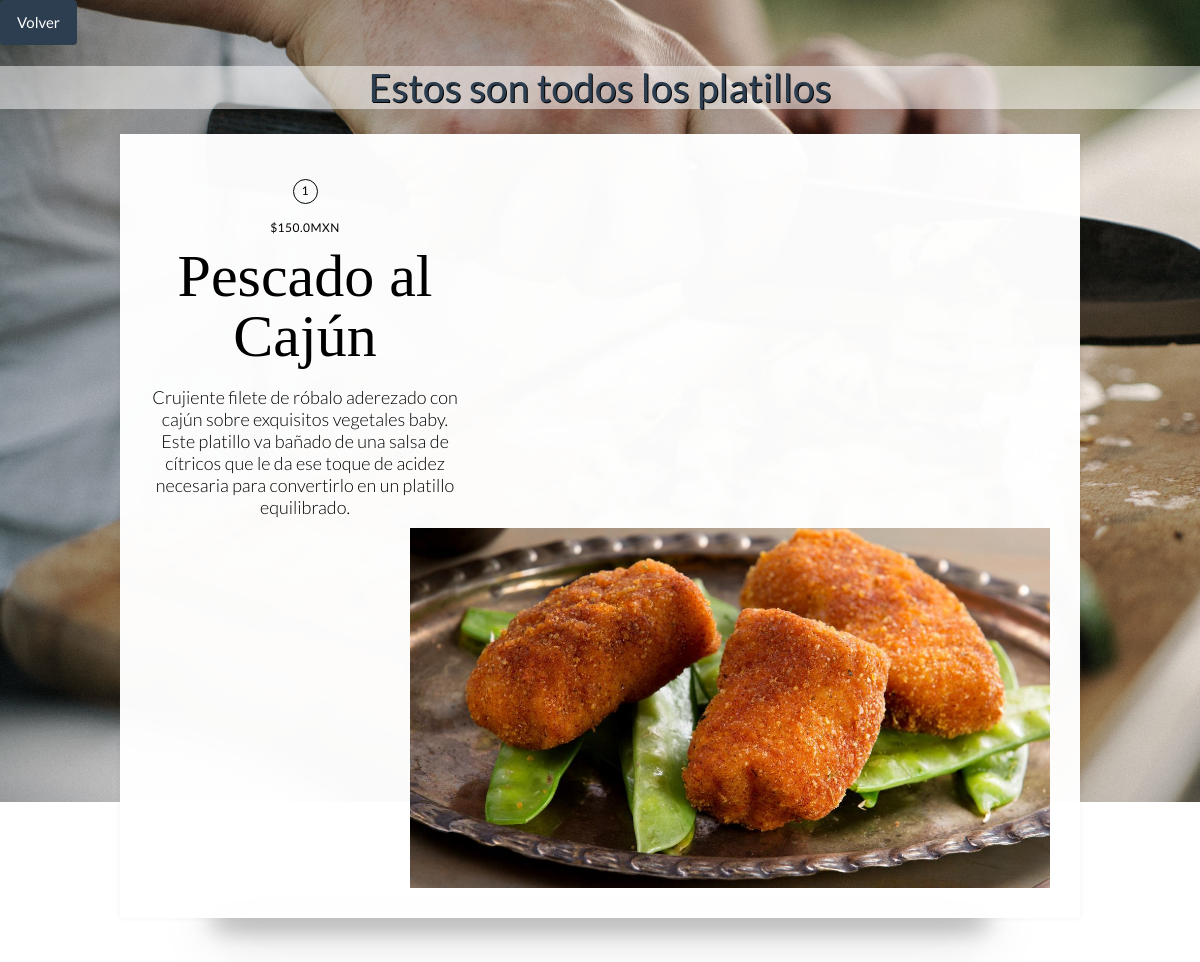
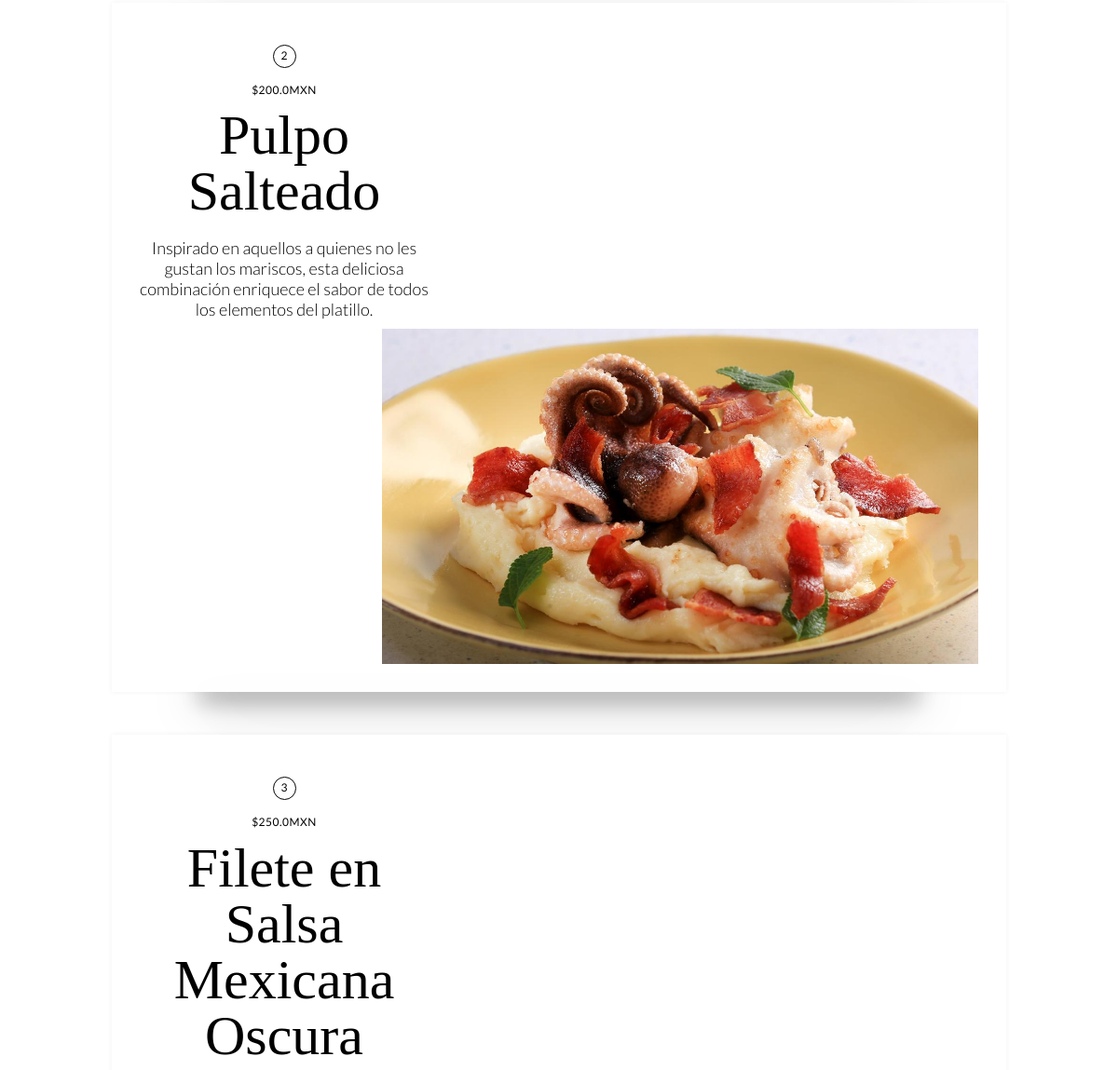
/platillo/ver (upper part), run on an earlier commit of the app's database (2 pictures, top to bottom).
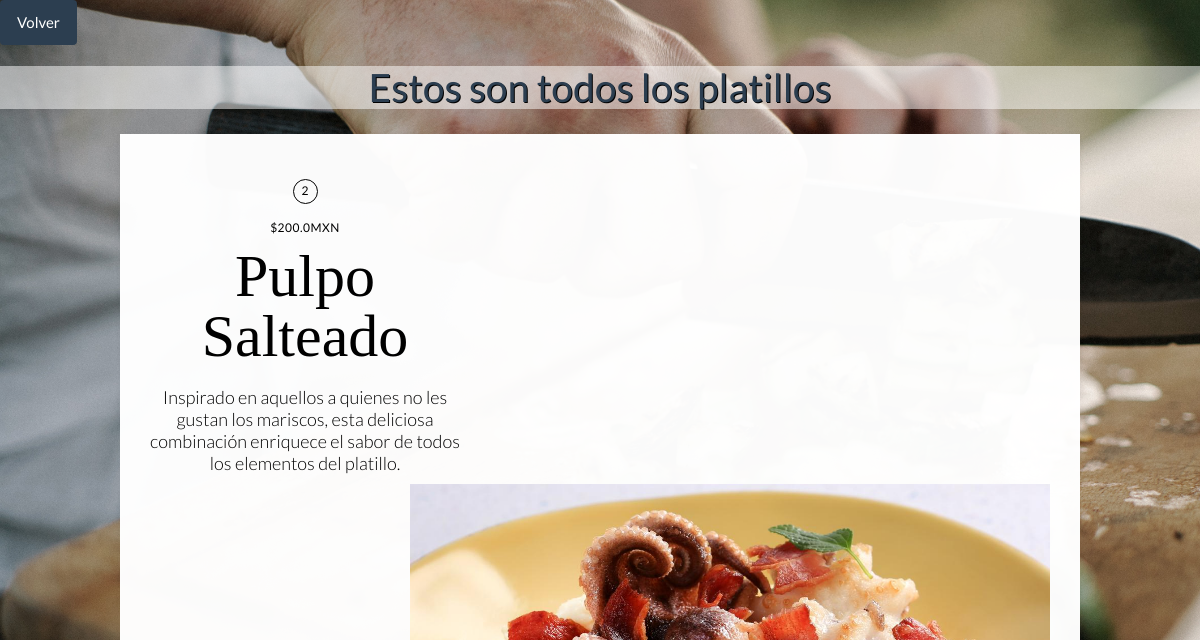
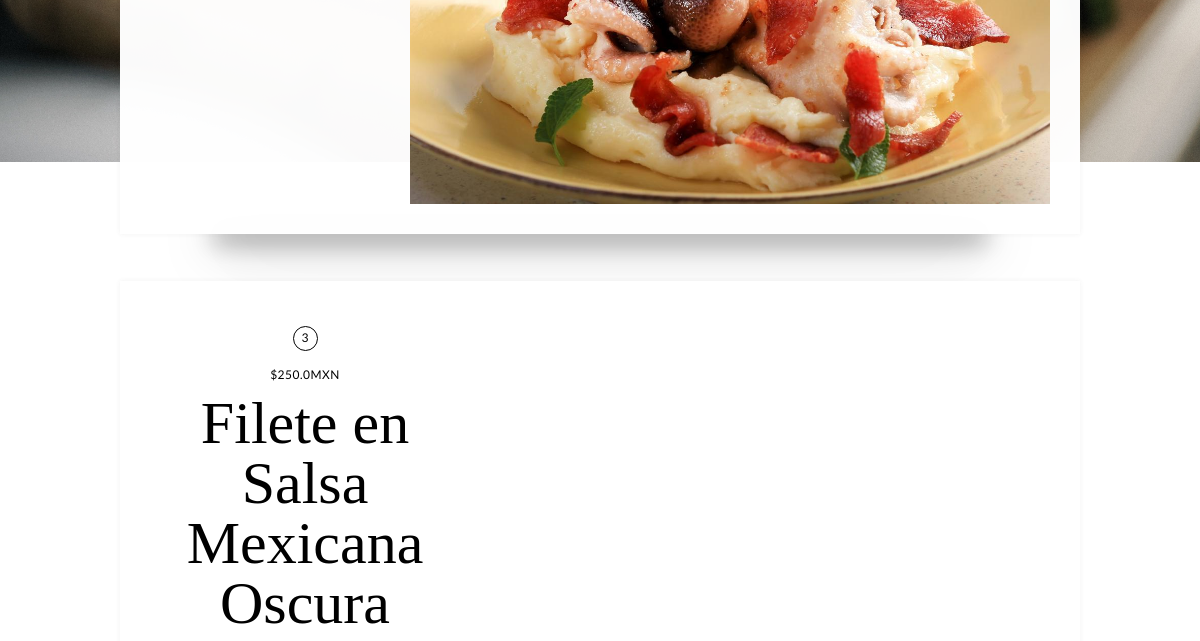
And on a later commit of the database (2 pictures, top to bottom).
### platillo/models.py (models this page shows, shortened)
class Platillo(models.Model):
    id = models.AutoField(primary_key=True)
    nombre = models.CharField(max_length=200, unique=True)
    descripcion = models.CharField(max_length=500, null=True)
    precio = models.FloatField(null=False, default=0)
    imagen = models.ImageField(null=False, upload_to=directorio_imagen)
    categoria = models.ForeignKey(
        'categoria.Categoria', on_delete=models.CASCADE)
    class Meta:
        db_table = 'platillo'
        verbose_name_plural = "Platillos"

### platillo/views.py (the view)
# urls.py: path('ver', views.VerPlatillos.as_view(), name="ver"),
class VerPlatillos(View):
    template = "platillo/ver_platillos.html"
    def get(self, request):
        platillos = Platillo.objects.all()
        contexto = {"platillos": platillos}
        return render(request, self.template, contexto)

### platillo/templates/platillo/ver_platillos.html (shortened to what this page needs)
{% load static %}
<link rel="stylesheet" type="text/css" href={% static 'platillo/css/ver_platillos.css'%}>
<link rel="stylesheet" href="{% static 'css/bootstrap.min.css' %}">
<div class="return-btn" style="text-align: start">
        <a class="btn btn-primary" href="../../../platillo/">Volver</a>
</div>
<h1>Estos son todos los platillos</h1>
{% for platillo_original in platillos%}
    <div id="{{platillo.id}}">
        <div class="card-container">
  <div class="card u-clearfix">
    <div class="card-body">
      <span class="card-number card-circle subtle">{{platillo_original.id}}</span>
      <span class="card-author subtle">${{platillo_original.precio}}MXN</span>
      <h2 class="card-title">{{platillo_original.nombre}}</h2>
      <span class="card-description subtle">{{platillo_original.descripcion}}</span>
    </div>
    <img src="{{platillo_original.imagen.url}}" alt="" class="card-media" height="360" width="auto"/>
  </div>
</div><br>
    </div>
{% endfor %}

What changed in the data, as far as the page shows it:
removed Platillo: id "1", precio "150.0", nombre "Pescado al Cajún", descripcion "Crujiente filete de róbalo aderezado con cajún sobre exquisitos vegetales baby. Este platillo va bañado de una salsa de cítricos que le da ese toque de acidez necesaria para convertirlo en un platillo equilibrado.", imagen (picture)
